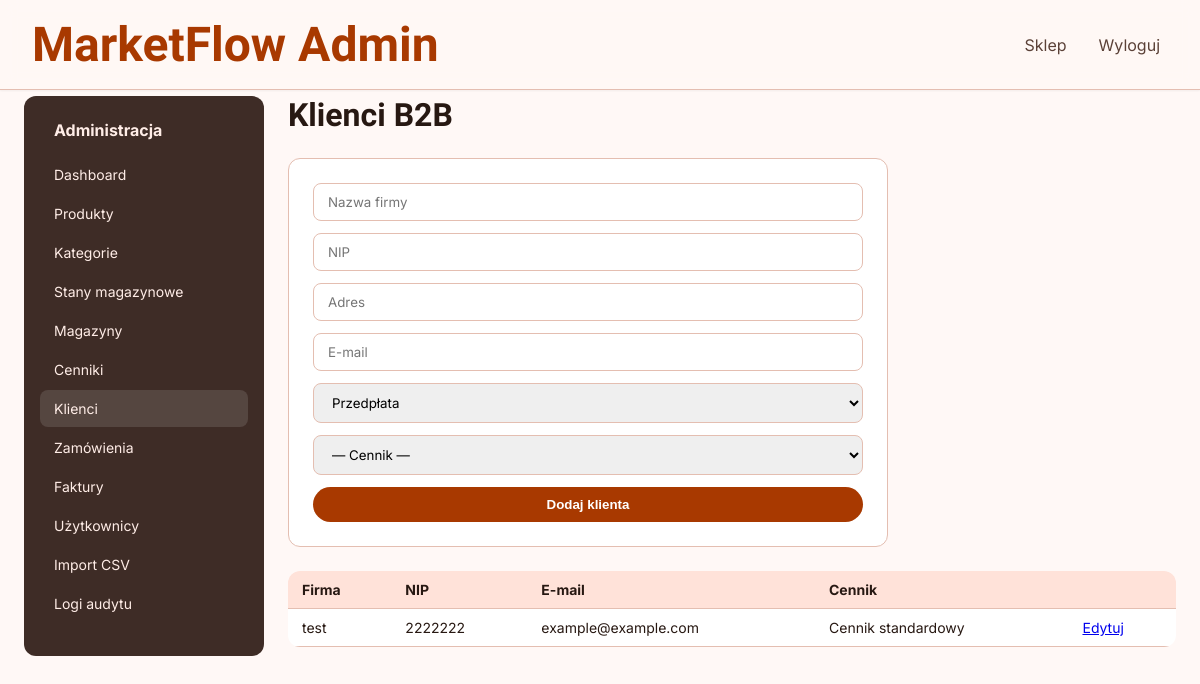
The app's page /ZZZ/admin/customers.php (signed in) with its own data.
### tables this page shows
CREATE TABLE `customers` (
  `id` bigint(20) NOT NULL,
  `company_name` varchar(255) NOT NULL,
  `vat_number` varchar(32) DEFAULT NULL,
  `address` varchar(255) DEFAULT NULL,
  `contact_email` varchar(128) DEFAULT NULL,
  `billing_terms` varchar(64) NOT NULL DEFAULT 'prepayment',
  `price_list_id` bigint(20) DEFAULT NULL,
  `created_at` timestamp NOT NULL DEFAULT current_timestamp()
);

CREATE TABLE `price_lists` (
  `id` bigint(20) NOT NULL,
  `name` varchar(128) NOT NULL,
  `currency` varchar(8) NOT NULL DEFAULT 'PLN',
  `created_at` timestamp NOT NULL DEFAULT current_timestamp()
);

### ZZZ/includes/helpers.php (called while the page is built, shortened)
<?php
function e(?string $value): string
{
    return htmlspecialchars((string) $value, ENT_QUOTES, 'UTF-8');
}
    return 'ORD-' . strtoupper(bin2hex(random_bytes(4)));

### ZZZ/includes/repositories/CustomerRepository.php (called while the page is built, shortened)
<?php
class CustomerRepository
{
    public function all(): array
    {
        return $this->pdo->query('SELECT c.*, pl.name AS price_list_name FROM customers c
            LEFT JOIN price_lists pl ON pl.id = c.price_list_id ORDER BY c.company_name')->fetchAll();
    }
}

### ZZZ/admin/customers.php (the view, shortened to what this page needs)
<?php
require_once dirname(__DIR__) . '/includes/bootstrap.php';
require_once dirname(__DIR__) . '/includes/layout/admin_layout.php';
$customerRepo = new CustomerRepository($pdo);
$customers = $customerRepo->all();
$edit = !empty($_GET['edit']) ? $customerRepo->findById((int) $_GET['edit']) : null;
?>
<h1 class="font-headline-lg" style="margin-bottom:24px;">Klienci B2B</h1>
<form method="post" class="form-grid" style="background:white;padding:24px;border-radius:12px;border:1px solid var(--outline-variant);margin-bottom:24px;">
    <input type="text" name="company_name" placeholder="Nazwa firmy" required value="<?= e($edit['company_name'] ?? '') ?>">
    <input type="text" name="vat_number" placeholder="NIP" value="<?= e($edit['vat_number'] ?? '') ?>">
    <input type="text" name="address" placeholder="Adres" value="<?= e($edit['address'] ?? '') ?>">
    <input type="email" name="contact_email" placeholder="E-mail" value="<?= e($edit['contact_email'] ?? '') ?>">
    <select name="billing_terms">
        <option value="prepayment" <?= ($edit['billing_terms'] ?? '') === 'prepayment' ? 'selected' : '' ?>>Przedpłata</option>
    </select>
    <select name="price_list_id">
        <option value="">— Cennik —</option>
    </select>
    <button type="submit" class="btn-primary"><?= $edit ? 'Zapisz' : 'Dodaj klienta' ?></button>
</form>
<table class="data-table">
    <thead><tr><th>Firma</th><th>NIP</th><th>E-mail</th><th>Cennik</th><th></th></tr></thead>
    <tbody>
        <?php foreach ($customers as $c): ?>
        <tr>
            <td><?= e($c['company_name']) ?></td>
            <td><?= e($c['vat_number'] ?? '—') ?></td>
            <td><?= e($c['contact_email'] ?? '—') ?></td>
            <td><?= e($c['price_list_name'] ?? '—') ?></td>
            <td><a href="?edit=<?= (int) $c['id'] ?>">Edytuj</a></td>
        </tr>
        <?php endforeach; ?>
    </tbody>
</table>

### ZZZ/public/assets/css/style.css (style rules this page uses)
:root { --surface: #fff8f6; --on-surface: #271812; --surface-variant: #fadcd2; --on-surface-variant: #5b4137; --surface-container: #ffe9e3; --surface-container-low: #fff1ec; --surface-container-high: #ffe2d9; --surface-container-lowest: #ffffff; --surface-container-highest: #fadcd2; --surface-bright: #fff8f6; --surface-dim: #f1d4ca; --primary: #a83900; --on-primary: #ffffff; --primary-container: #ff5a00; --on-primary-container: #511700; --primary-fixed: #ffdbcf; --on-primary-fixed: #380d00; --primary-fixed-dim: #ffb59a; --on-primary-fixed-variant: #802900; --inverse-primary: #ffb59a; --secondary: #0050d7; --on-secondary: #ffffff; --secondary-container: #2569fe; --on-secondary-container: #fefcff; --secondary-fixed: #dbe1ff; --secondary-fixed-dim: #b4c5ff; --on-secondary-fixed: #00174c; --on-secondary-fixed-variant: #003da9; --tertiary: #0061a6; --on-tertiary: #ffffff; --tertiary-container: #0095fc; --on-tertiary-container: #002c50; --tertiary-fixed: #d2e4ff; --tertiary-fixed-dim: #a0c9ff; --on-tertiary-fixed: #001c37; --on-tertiary-fixed-variant: #00497f; --error: #ba1a1a; --on-error: #ffffff; --error-container: #ffdad6; --on-error-container: #93000a; --background: #fff8f6; --on-background: #271812; --outline: #907065; --outline-variant: #e4beb1; --inverse-surface: #3e2c26; --inverse-on-surface: #ffede7; --surface-tint: #a83900; --font-display-lg: 48px; --font-headline-lg: 32px; --font-headline-md: 24px; --font-headline-lg-mobile: 24px; --font-body-lg: 18px; --font-body-md: 16px; --font-label-md: 14px; --font-label-sm: 12px; --font-price-display: 20px; --spacing-xs: 4px; --spacing-sm: 8px; --spacing-base: 4px; --spacing-md: 16px; --spacing-lg: 24px; --spacing-xl: 32px; --spacing-2xl: 48px; --spacing-gutter: 16px; --spacing-margin-mobile: 16px; --spacing-margin-desktop: 32px; }
* { margin: 0; padding: 0; box-sizing: border-box; }
html, body { background-color: var(--surface); color: var(--on-surface); font-family: 'Inter', sans-serif; -webkit-font-smoothing: antialiased; -moz-osx-font-smoothing: grayscale; }
.font-headline-lg { font-family: 'Hanken Grotesk', sans-serif; font-size: 32px; font-weight: 700; line-height: 1.2; }

### ZZZ/includes/layout/admin_layout.php (style rules this page uses)
.data-table { width:100%; border-collapse:collapse; background:white; border-radius:12px; overflow:hidden; margin-top:16px; }
.data-table th, .data-table td { padding:10px 14px; text-align:left; border-bottom:1px solid var(--outline-variant); font-size:14px; }
.data-table th { background:var(--surface-container-high); }
.form-grid { display:grid; gap:12px; max-width:600px; }
.form-grid input, .form-grid select, .form-grid textarea { padding:10px 14px; border:1px solid var(--outline-variant); border-radius:8px; font-family:inherit; }
.btn-primary { background:var(--primary); color:white; border:none; padding:10px 20px; border-radius:999px; font-weight:700; cursor:pointer; }

### records on screen
customers: company_name "test", vat_number "2222222", contact_email "example@example.com", price_list.name "Cennik standardowy"
